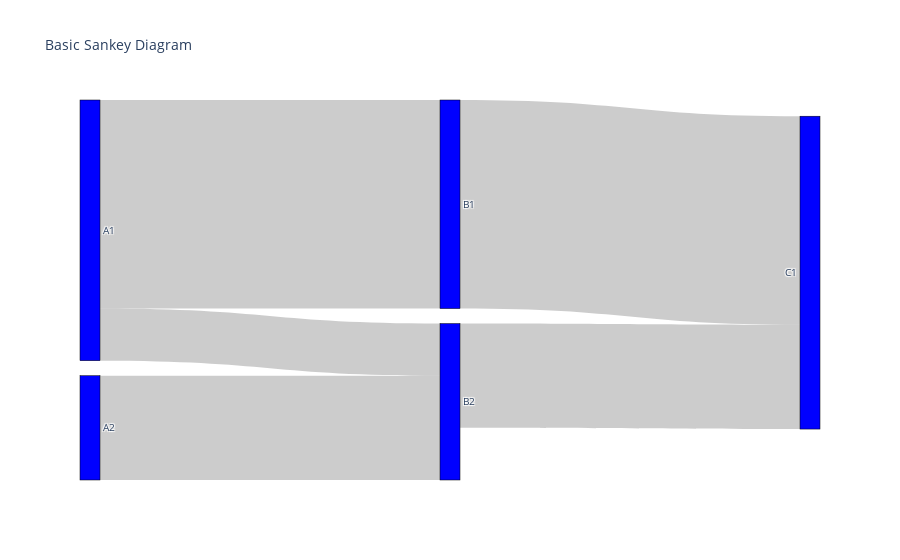

The notebook cell saved with this chart:
### Markdown cell above
### Basic example

### Code cell
# -*- coding: utf-8 -*-
"""
Created on Fri Aug 18 13:43:52 2023

@author: Pedram Manouchehri
"""



fig = go.Figure(data=[go.Sankey(
    node = dict(
      pad = 15,
      thickness = 20,
      line = dict(color = "black", width = 0.5),
      label = ["A1", "A2", "B1", "B2", "C1", "C2"],
      color = "blue"
    ),
    link = dict(
      source = [0, 1, 0, 2, 3, 3], # indices correspond to labels, eg A1, A2, A1, B1, ...
      target = [2, 3, 3, 4, 4, 5],
      value = [8, 4, 2, 8, 4, np.nan]
  ))])

fig.update_layout(title_text="Basic Sankey Diagram", font_size=10)
fig.show()

### Figure 1 — Plotly figure (JSON) as saved in the notebook; plotly's stock layout.template omitted (floating-point values rounded to 4 significant figures)
{"data": [{"link": {"source": [0, 1, 0, 2, 3, 3], "target": [2, 3, 3, 4, 4, 5], "value": [8, 4, 2, 8, 4, null]}, "node": {"color": "blue", "label": ["A1", "A2", "B1", "B2", "C1", "C2"], "line": {"color": "black", "width": 0.5}, "pad": 15, "thickness": 20}, "type": "sankey"}], "layout": {"autosize": true, "font": {"size": 10}, "title": {"text": "Basic Sankey Diagram"}}}
